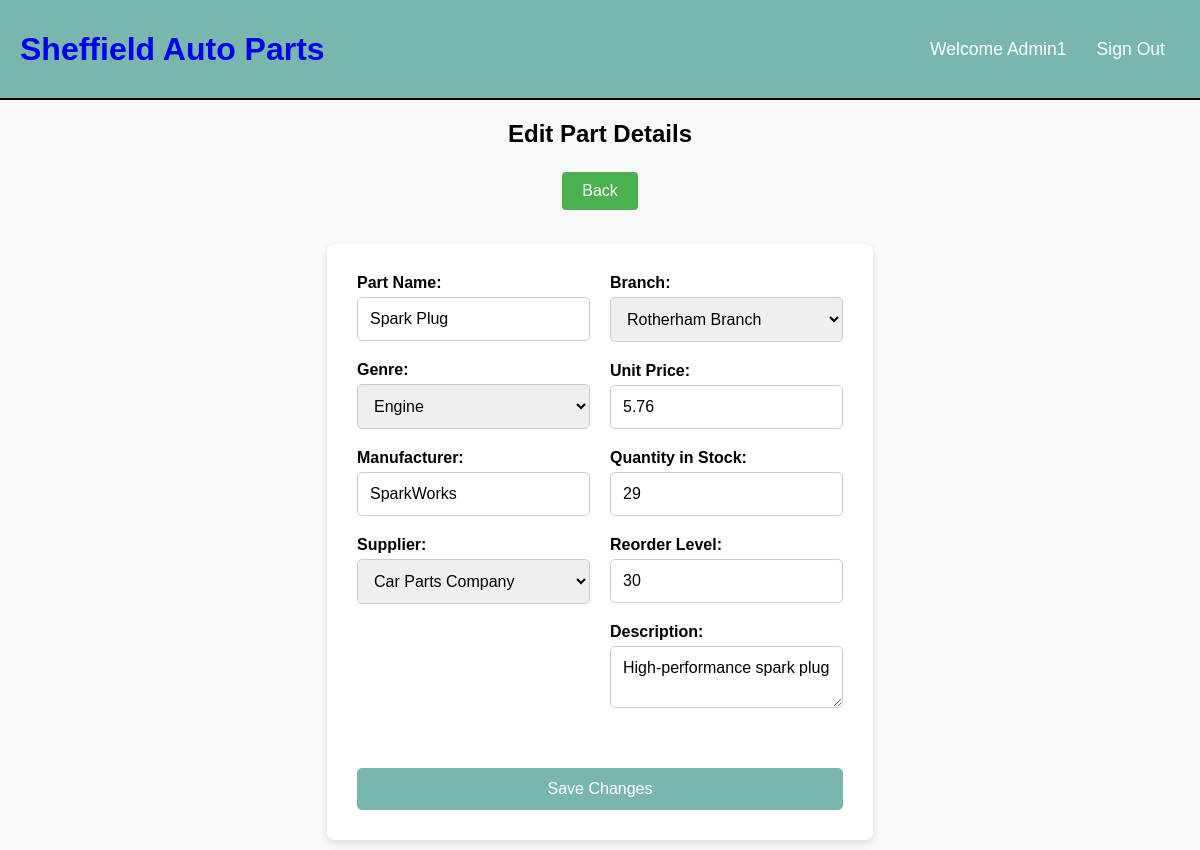
/manage_part.php?part_id=3000002 (signed in), run on the app's committed database.
### tables this page shows
CREATE TABLE `users` (
  `user_id` int(11) NOT NULL,
  `username` varchar(50) NOT NULL,
  `password` varchar(255) NOT NULL,
  `email` varchar(99) NOT NULL,
  `role` varchar(20) NOT NULL,
  `active` tinyint(1) DEFAULT 1
);

CREATE TABLE `parts` (
  `part_id` int(11) NOT NULL,
  `part_name` varchar(100) NOT NULL,
  `description` varchar(255) NOT NULL,
  `genre` varchar(30) NOT NULL,
  `manufacturer` varchar(100) NOT NULL,
  `unit_price` decimal(10,2) NOT NULL,
  `quantity_in_stock` int(11) NOT NULL,
  `reorder_level` int(11) NOT NULL,
  `supplier_id` int(11) NOT NULL,
  `branch_id` int(11) DEFAULT NULL
);

CREATE TABLE `suppliers` (
  `supplier_id` int(11) NOT NULL,
  `supplier_name` varchar(100) NOT NULL,
  `contact_name` varchar(100) NOT NULL,
  `contact_phone` varchar(11) NOT NULL,
  `contact_email` varchar(50) NOT NULL,
  `address` varchar(100) NOT NULL,
  `active` tinyint(1) NOT NULL DEFAULT 1
);

CREATE TABLE `branches` (
  `branch_id` int(11) NOT NULL,
  `branch_name` varchar(255) NOT NULL,
  `branch_address` varchar(255) DEFAULT NULL,
  `branch_phone` varchar(20) DEFAULT NULL,
  `branch_email` varchar(255) DEFAULT NULL,
  `active` tinyint(1) DEFAULT 1
);

### include/functions.php (called while the page is built, shortened)
<?php
function check_login($con){
  if(isset($_SESSION['user_id'])){
    $users_id = $_SESSION['user_id'];
    $check_login_query = "SELECT * FROM users WHERE user_id = '$users_id'";
    $logged_in_result = mysqli_query($con,$check_login_query);
    if($logged_in_result && mysqli_num_rows($logged_in_result) === 1){
      $user_data = mysqli_fetch_assoc($logged_in_result);
      return $user_data;
    }
  }
}
?>

### include/init.php (called while the page is built, shortened)
<?php
include('include/connection.php');
include('include/functions.php');
$user_data = check_login($con);
?>

### manage_part.php (the view, shortened to what this page needs)
<?php
include('include/init.php');
$part_id = isset($_GET['part_id']) ? $_GET['part_id'] : 0;
$sql = "SELECT * FROM parts WHERE part_id = ?";
$stmt = $con->prepare($sql);
$stmt->bind_param('i', $part_id);
$stmt->execute();
$result = $stmt->get_result();
if ($result->num_rows == 1) {
    $part = $result->fetch_assoc();
} else {
    die("Part not found.");
}
$genre_sql = "SELECT DISTINCT genre FROM parts";
$genre_result = $con->query($genre_sql);
$genres = [];
while ($row = $genre_result->fetch_assoc()) {
    $genres[] = $row['genre'];
}
$supplier_sql = "SELECT supplier_id, supplier_name FROM suppliers WHERE active = 1";
$supplier_result = $con->query($supplier_sql);
$suppliers = [];
while ($row = $supplier_result->fetch_assoc()) {
    $suppliers[] = $row;
}
$branch_sql = "SELECT branch_id, branch_name FROM branches";
$branch_result = $con->query($branch_sql);
$branches = [];
while ($row = $branch_result->fetch_assoc()) {
    $branches[] = $row;
}
?>
<!DOCTYPE html>
<html lang="en">
<head>
    <link rel="stylesheet" href="style/base.css">
</head>
<body>
    <?php include('include/header.php'); ?>
    <div class="page-container">
        <h2 class="page-title">Edit Part Details</h2>
        <div class="back-button-container">
            <a href="inventory.php" class="back-btn">Back</a>
        </div>
        <form action="manage_part.php?part_id=<?php echo htmlspecialchars($part['part_id']); ?>" method="POST" class="form">
            <div class="form-columns">
                <div class="left-column">
                    <div class="form-box">
                        <label for="part_name">Part Name:</label>
                        <input type="text" id="part_name" name="part_name" value="<?php echo htmlspecialchars($part['part_name']); ?>" required>
                    </div>
                    <div class="form-box">
                        <label for="genre">Genre:</label>
                        <select id="genre" name="genre" required>
                            <?php foreach ($genres as $genre): ?>
                                <option value="<?php echo htmlspecialchars($genre); ?>" <?php echo ($part['genre'] == $genre) ? 'selected' : ''; ?>><?php echo htmlspecialchars($genre); ?></option>
                            <?php endforeach; ?>
                        </select>
                    </div>
                    <div class="form-box">
                        <label for="manufacturer">Manufacturer:</label>
                        <input type="text" id="manufacturer" name="manufacturer" value="<?php echo htmlspecialchars($part['manufacturer']); ?>" required>
                    </div>
                    <div class="form-box">
                        <label for="supplier_id">Supplier:</label>
                        <select id="supplier_id" name="supplier_id" required>
                            <?php foreach ($suppliers as $supplier): ?>
                                <option value="<?php echo htmlspecialchars($supplier['supplier_id']); ?>" <?php echo ($part['supplier_id'] == $supplier['supplier_id']) ? 'selected' : ''; ?>>
                                    <?php echo htmlspecialchars($supplier['supplier_name']); ?>
                                </option>
                            <?php endforeach; ?>
                        </select>
                    </div>
                </div>
                <div class="right-column">
                    <div class="form-box">
                        <label for="branch_id">Branch:</label>
                        <select id="branch_id" name="branch_id" required>
                            <?php foreach ($branches as $branch): ?>
                                <option value="<?php echo htmlspecialchars($branch['branch_id']); ?>" <?php echo ($part['branch_id'] == $branch['branch_id']) ? 'selected' : ''; ?>>
                                    <?php echo htmlspecialchars($branch['branch_name']); ?>
                                </option>
                            <?php endforeach; ?>
                        </select>
                    </div>
                    <div class="form-box">
                        <label for="unit_price">Unit Price:</label>
                        <input type="number" step="0.01" id="unit_price" name="unit_price" value="<?php echo htmlspecialchars($part['unit_price']); ?>" required>
                    </div>
                    <div class="form-box">
                        <label for="quantity_in_stock">Quantity in Stock:</label>
                        <input type="number" id="quantity_in_stock" name="quantity_in_stock" value="<?php echo htmlspecialchars($part['quantity_in_stock']); ?>" min="0" required>
                    </div>
                    <div class="form-box">
                        <label for="reorder_level">Reorder Level:</label>
                        <input type="number" id="reorder_level" name="reorder_level" value="<?php echo htmlspecialchars($part['reorder_level']); ?>" min="0" required>
                    </div>
                    <div class="form-box">
                        <label for="description">Description:</label>
                        <textarea id="description" name="description" required><?php echo htmlspecialchars($part['description']); ?></textarea>
                    </div>
                </div>
            </div>
            <button type="submit" class="save-btn">Save Changes</button>
        </form>
    </div>
</body>
</html>

### include/header.php
<link rel="stylesheet" href="style/header.css">
<header>
  <div class="logo">
  <h1 class="logo-text">
    <a href="home.php">
      <span>Sheffield</span> Auto Parts
    </a>
  </h1>
</div>
<ul class="navbar">
  <li><a href="home.php">Welcome <?php echo htmlspecialchars($user_data['username']); ?></a></li>
  <li><a href="logout.php">Sign Out</a></li>
</ul>
</header>

### style/base.css (style rules this page uses)
* { font-family: 'Poppins', sans-serif; margin: 0; padding: 0; box-sizing: border-box; text-decoration: none; }
body { background-color: #f9f9f9; min-height: 100vh; }
.page-container { min-height: 75vh; width: 100%; background-position: center; background-size: cover; position: relative; display: flex; flex-direction: column; margin: 0 auto; padding-top: 0px; justify-content: center; align-items: center; }
.page-title { margin-top: 20px; font-size: 24px; margin-bottom: 20px; text-align: center; }
.form, .adding-form { display: flex; flex-direction: column; max-width: 1000px; margin: 10px auto; padding: 30px; background-color: #ffffff; border-radius: 8px; box-shadow: 0 4px 8px rgba(0, 0, 0, 0.1); justify-content: center; align-items: center; }
.form-columns { display: flex; justify-content: space-between; margin-bottom: 20px; width: 100%; gap: 20px; }
.left-column, .right-column { display: flex; flex-direction: column; width: 100%; }
.form-box { display: flex; flex-direction: column; margin-bottom: 20px; }
.form-box label { font-weight: bold; margin-bottom: 5px; }
.form-box input, .form-box textarea, .form-box select { padding: 12px; border: 1px solid #ccc; border-radius: 5px; font-size: 16px; width: 100%; box-sizing: border-box; }
.save-btn { display: block; width: 100%; padding: 12px 15px; background-color: #79B7AC; color: white; border: none; border-radius: 5px; cursor: pointer; font-size: 16px; margin-top: 20px; }
.back-button-container { margin-bottom: 20px; text-align: center; }
.back-btn { background-color: #4CAF50; border: none; color: white; padding: 10px 20px; text-align: center; text-decoration: none; display: inline-block; font-size: 16px; margin: 4px 2px; cursor: pointer; border-radius: 4px; }

### style/header.css (style rules this page uses)
header { background: #79B7AC; height: 100px; display: flex; justify-content: space-between; align-items: center; border-bottom: 2px solid black; color: white; padding: 0 20px; }
header .logo { max-height: 80px; display: flex; align-items: center; color: white; }
header .navbar { display: flex; align-items: center; }
header ul { margin: 20; padding: 20; list-style: none; display: flex; color: white; }
header ul li { position: relative; }
header ul li a { display: block; padding: 20px 15px; font-size: 1.1em; color: white; text-decoration: none; border-radius: 4px; }

### data on the page
users: username "Admin1"
parts: part_name "Spark Plug", genre "Engine", manufacturer "SparkWorks", supplier_id "Car Parts Company", branch_id "Rotherham Branch", unit_price "5.76", quantity_in_stock "29", reorder_level "30", description "High-performance spark plug"
